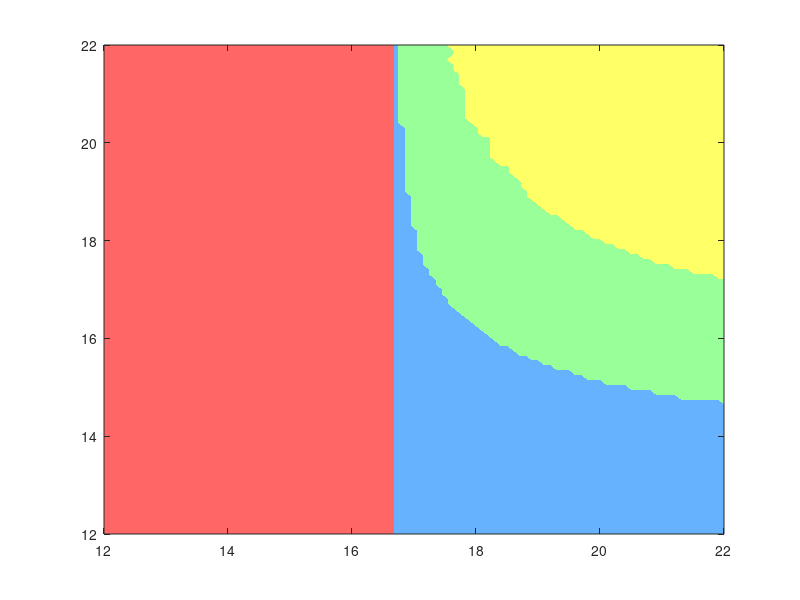

MATLAB code to generate this figure: (Note: this script raises an error after producing the figure.)
clc 
close all
clear all
tic;

load('R1_theta45.mat');
load('R1_b05.mat');
load('R3_theta55.mat');

x1 = [18, 18];
y1 = [0, 22];


x2 = [19, 19];
y2 = [0, 22];

x3 = [20, 20];
y3 = [0, 22];


x4 = [0, 22];
y4 = [18, 18];

x5 = [0, 22];
y5 = [19, 19];


x6 = [0, 22];
y6 = [20, 20];

Topt_x_0_end=22;
Topt_y_0_end=22;

Topt_x_0=12:0.1:Topt_x_0_end;
Topt_y_0=12:0.1:Topt_y_0_end;

m1=length(Topt_x_0);
m2=length(Topt_y_0);


color_map_pastel = [255, 102, 102;   % Rojo para 0
                    102, 178, 255;   % Azul para 1
                    153, 255, 153;   % Verde para 2
                    255, 255, 102];  % Amarillo para 3

color_map_pastel = color_map_pastel / 255; % Normalizar los valores a [0, 1]






figure (1)   
[X, Y] = meshgrid(Topt_x_0, Topt_y_0);
contourf(X, Y, R1', 2000, 'LineStyle', 'none');
colormap(color_map_pastel);
ax = gca;
ax.FontSize = 20;
xlim([12, Topt_x_0_end]);
ylim([12, Topt_x_0_end]);
axis square;
xticks([12, 14, 16, 18, 20, 22]);
yticks([12, 14, 16, 18, 20, 22]);
hold on
plot(x1, y1, 'k-', 'LineWidth', 2);
plot(x4, y4, 'k-', 'LineWidth', 2);
set(gca, 'TickLabelInterpreter', 'latex', 'Fontsize', 20);

figure (2)   
[X, Y] = meshgrid(Topt_x_0, Topt_y_0);
contourf(X, Y, R2', 2000, 'LineStyle', 'none');
colormap(color_map_pastel);
ax = gca;
ax.FontSize = 20;
xlim([12, Topt_x_0_end]);
ylim([12, Topt_x_0_end]);
axis square;
xticks([12, 14, 16, 18, 20, 22]);
yticks([12, 14, 16, 18, 20, 22]);
hold on
plot(x1, y1, 'k-', 'LineWidth', 2);
plot(x4, y4, 'k-', 'LineWidth', 2);
set(gca, 'TickLabelInterpreter', 'latex', 'Fontsize', 20);

figure (3)   
[X, Y] = meshgrid(Topt_x_0, Topt_y_0);
contourf(X, Y, R3', 2000, 'LineStyle', 'none');
colormap(color_map_pastel);
ax = gca;
ax.FontSize = 20;
xlim([12, Topt_x_0_end]);
ylim([12, Topt_x_0_end]);
axis square;
xticks([12, 14, 16, 18, 20, 22]);
yticks([12, 14, 16, 18, 20, 22]);
hold on
plot(x1, y1, 'k-', 'LineWidth', 2);
plot(x4, y4, 'k-', 'LineWidth', 2);
set(gca, 'TickLabelInterpreter', 'latex', 'Fontsize', 20);
